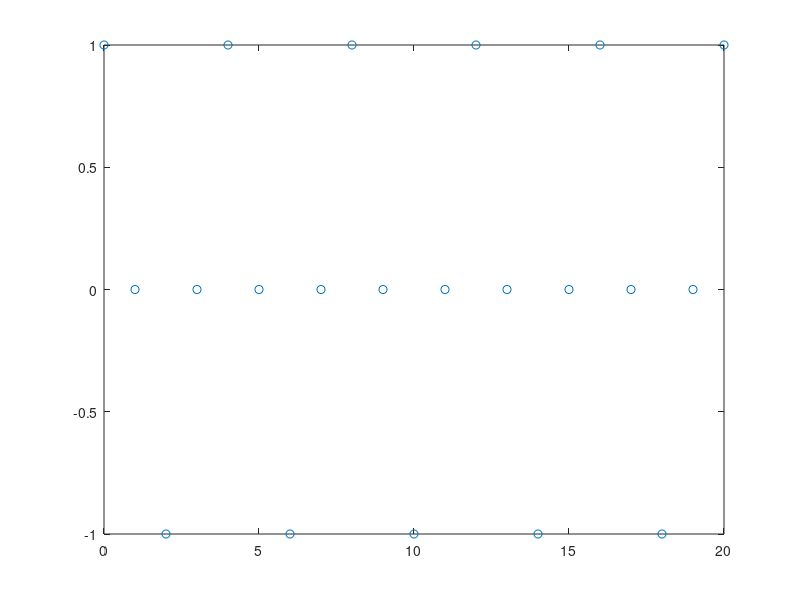

Source code (MATLAB): (Note: this script raises an error after producing the figure.)
%% Moving average output
clear, clc, close all

addpath('D:\Jose\Dropbox\research\codes\f')

w0 = 0.5*pi;

n = 0:20;
x = cos(w0*n);

y = filter([1 1 1 1]/4, 1, x);

figure
plot(n, x, 'o')
m = matlab2tikz(gca)
m.write('moving_avg4_input.tex')

figure
plot(n, y, 'o')
m = matlab2tikz(gca)
m.write('moving_avg4_output.tex')